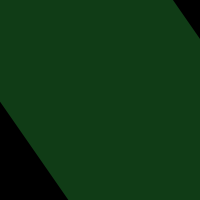
Frame 1 (no input)
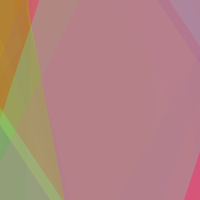
Frame 60 (the mouse pressed at the canvas centre just before this capture)
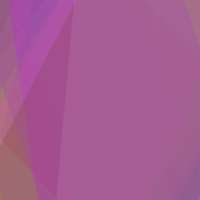
Frame 120 (the mouse held since frame 60 and released just before this capture)

The Processing sketch that drew these frames (run headless with seeded random() and noise(); from frame 60 on, the mouse is pressed at the canvas centre):

// Processing sketch: processing_160097
// ── processing_160097.pde

//farm humor!
/*
why did the scarecrow get a promotion?
he was out standing in his field.
*/
void setup() {
  background(0);
  size(200,200);
  stroke(random(255));
}
void draw() {
  float x=random(width);
  float y=random(height);
  strokeWeight(200);
  stroke(random(255),random(255),random(255),70);
  line(x,0,y,width);
}
